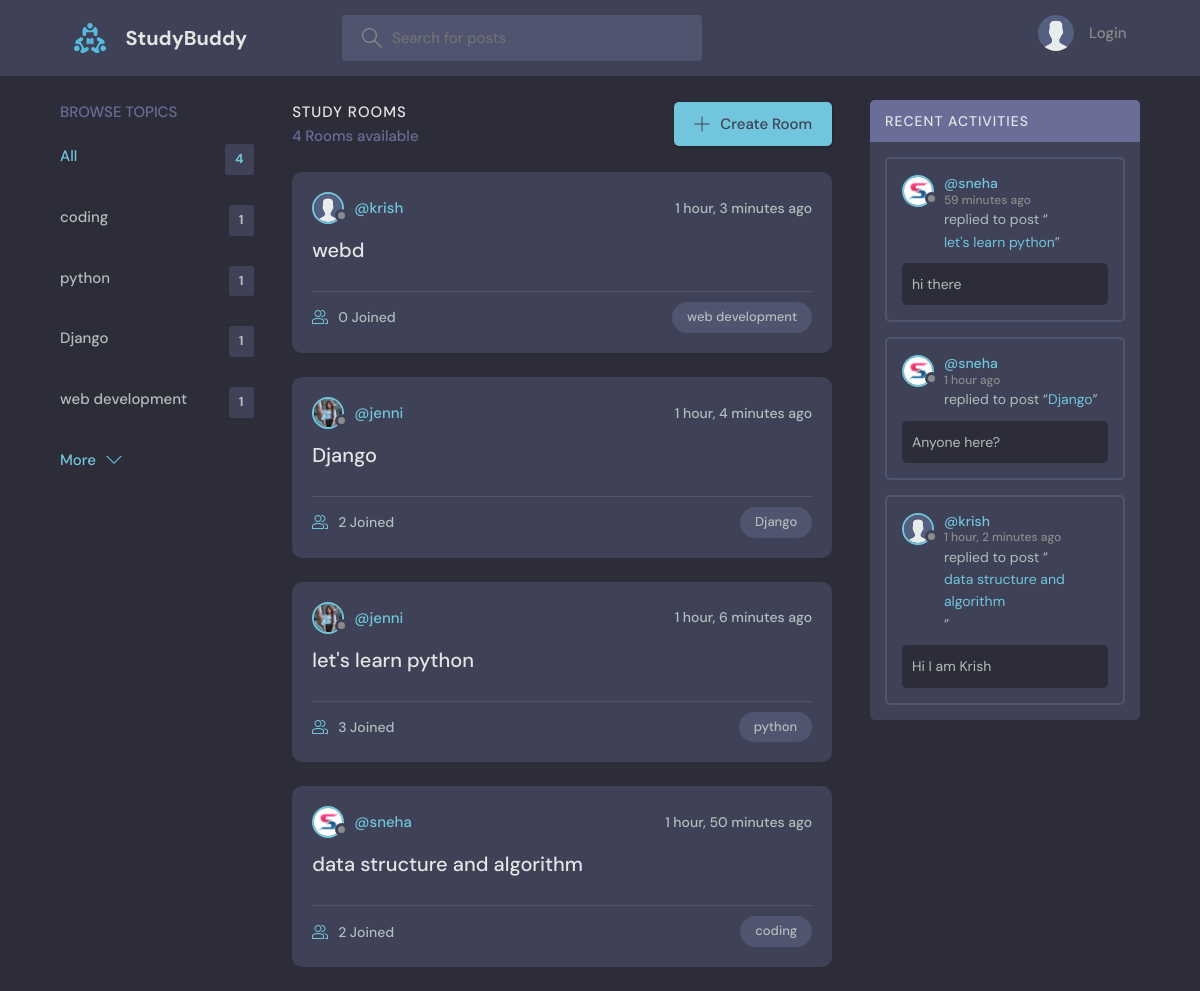
The page / on the database its author committed.
### base/models.py (models this page shows, shortened)
class Topic(models.Model):
    name = models.CharField(max_length=200)

class Room(models.Model):
    host = models.ForeignKey(User, on_delete=models.SET_NULL, null=True)
    topic = models.ForeignKey(Topic, on_delete=models.SET_NULL, null=True)
    name = models.CharField(max_length=200)
    description = models.TextField(null=True, blank=True)
    participants = models.ManyToManyField(
        User, related_name='participants', blank=True)
    updated = models.DateTimeField(auto_now=True)
    created = models.DateTimeField(auto_now_add=True)
    class Meta:
        ordering = ['-updated', '-created']
    def __str__(self):
        return self.name

class User(AbstractUser):
    name = models.CharField(max_length=200, null=True)
    email = models.EmailField( null=True)
    bio = models.TextField(null=True,blank=True)
    avatar = models.ImageField(null=True, default="avatar.svg")
    REQUIRED_FIELDS = []

class Message(models.Model):
    user = models.ForeignKey(User, on_delete=models.CASCADE)
    room = models.ForeignKey(Room, on_delete=models.CASCADE)
    body = models.TextField()
    updated = models.DateTimeField(auto_now=True)
    created = models.DateTimeField(auto_now_add=True)
    class Meta:
        ordering = ['-updated', '-created']

### base/views.py (the view)
# urls.py: path('', views.home, name="home"),
def home(request):
    q = request.GET.get('q') if request.GET.get('q') != None else ''
    rooms = Room.objects.filter(
        Q(topic__name__icontains=q) |
        Q(name__icontains=q) |
        Q(description__icontains=q)
    )
    topics = Topic.objects.all()[0:5]
    room_count = rooms.count()
    room_messages = Message.objects.filter(
        Q(room__topic__name__icontains=q))[0:3]
    context = {'rooms': rooms, 'topics': topics,
               'room_count': room_count, 'room_messages': room_messages}
    return render(request, 'base/home.html', context)

### base/templates/base/home.html (shortened to what this page needs)
{% extends 'main.html' %}
{% block content %}
<main class="layout layout--3">
  <div class="container">
    {% include 'base/topics_component.html' %}
    <div class="roomList">
      <div class="roomList__header">
        <div>
          <h2>Study Rooms</h2>
          <p>{{room_count}} Rooms available</p>
        </div>
        <a class="btn btn--main" href="{% url 'create-room' %}">
          <svg version="1.1" xmlns="http://www.w3.org/2000/svg" width="32" height="32" viewBox="0 0 32 32">
            <title>add</title>
            <path
              d="M16.943 0.943h-1.885v14.115h-14.115v1.885h14.115v14.115h1.885v-14.115h14.115v-1.885h-14.115v-14.115z">
            </path>
          </svg>
          Create Room
        </a>
      </div>
      {% include 'base/feed_component.html' %}
    </div>
    {% include 'base/activity_component.html' %}
  </div>
</main>
{% endblock %}

### base/templates/base/topics_component.html
<div class="topics">
    <div class="topics__header">
        <h2>Browse Topics</h2>
    </div>
    <ul class="topics__list">
        <li>
            <a href="{% url 'home' %}" class="active">All <span>{{topics.count}}</span></a>
        </li>
        {% for topic in topics %}
        <li>
            <a href="{% url 'home' %}?q={{topic.name}}">{{topic.name}}<span>{{topic.room_set.all.count}}</span></a>
        </li>
        {% endfor %}
    </ul>
    <a class="btn btn--link" href="{% url 'topics' %}">
        More
        <svg version="1.1" xmlns="http://www.w3.org/2000/svg" width="32" height="32" viewBox="0 0 32 32">
            <title>chevron-down</title>
            <path d="M16 21l-13-13h-3l16 16 16-16h-3l-13 13z"></path>
        </svg>
    </a>
</div>

### base/templates/base/feed_component.html (shortened to what this page needs)
{% for room in rooms %}
<div class="roomListRoom">
    <div class="roomListRoom__header">
        <a href="{% url 'user-profile' room.host.id %}" class="roomListRoom__author">
            <div class="avatar avatar--small">
                <img src="{{room.host.avatar.url}}" />
            </div>
            <span>@{{room.host.username}}</span>
        </a>
        <div class="roomListRoom__actions">
            <span>{{room.created|timesince}} ago</span>
        </div>
    </div>
    <div class="roomListRoom__content">
        <a href="{% url 'room' room.id %}">{{room.name}}</a>
    </div>
    <div class="roomListRoom__meta">
        <a href="{% url 'room' room.id %}" class="roomListRoom__joined">
            {{room.participants.all.count}} Joined
        </a>
        <p class="roomListRoom__topic">{{room.topic.name}}</p>
    </div>
</div>
{% endfor %}

### base/templates/base/activity_component.html (shortened to what this page needs)
<div class="activities">
    <div class="activities__header">
        <h2>Recent Activities</h2>
    </div>
    {% for message in room_messages %}
    <div class="activities__box">
        <div class="activities__boxHeader roomListRoom__header">
            <a href="{% url 'user-profile' message.user.id %}" class="roomListRoom__author">
                <div class="avatar avatar--small">
                    <img src="{{message.user.avatar.url}}" />
                </div>
                <p>
                    @{{message.user.username}}
                    <span>{{message.created|timesince}} ago</span>
                </p>
            </a>
        </div>
        <div class="activities__boxContent">
            <p>replied to post “<a href="{% url 'room' message.room.id %}">{{message.room}}</a>”</p>
            <div class="activities__boxRoomContent">{{message.body}}</div>
        </div>
    </div>
    {% endfor %}
</div>

### rows shown on the page
Topic: name "coding", room_set.all.count "1"
Topic: name "python", room_set.all.count "1"
Topic: name "Django", room_set.all.count "1"
Topic: name "web development", room_set.all.count "1"
Room: host.avatar (placeholder picture), host.username "krish", created "1 hour, 3 minutes", name "webd", participants.all.count "0", topic.name "web development"
Room: host.avatar (picture), host.username "jenni", created "1 hour, 4 minutes", name "Django", participants.all.count "2", topic.name "Django"
Room: host.avatar (picture), host.username "jenni", created "1 hour, 6 minutes", name "let's learn python", participants.all.count "3", topic.name "python"
Room: host.avatar (picture), host.username "sneha", created "1 hour, 50 minutes", name "data structure and algorithm", participants.all.count "2", topic.name "coding"
Message: user.avatar (picture), user.username "sneha", created "59 minutes", room "let's learn python", body "hi there"
Message: user.avatar (picture), user.username "sneha", created "1 hour", room "Django", body "Anyone here?"
Message: user.avatar (placeholder picture), user.username "krish", created "1 hour, 2 minutes", room "data structure and algorithm", body "Hi I am Krish"

### other values the page prints
{{ topics.count }} "4"
{{ room_count }} "4"
